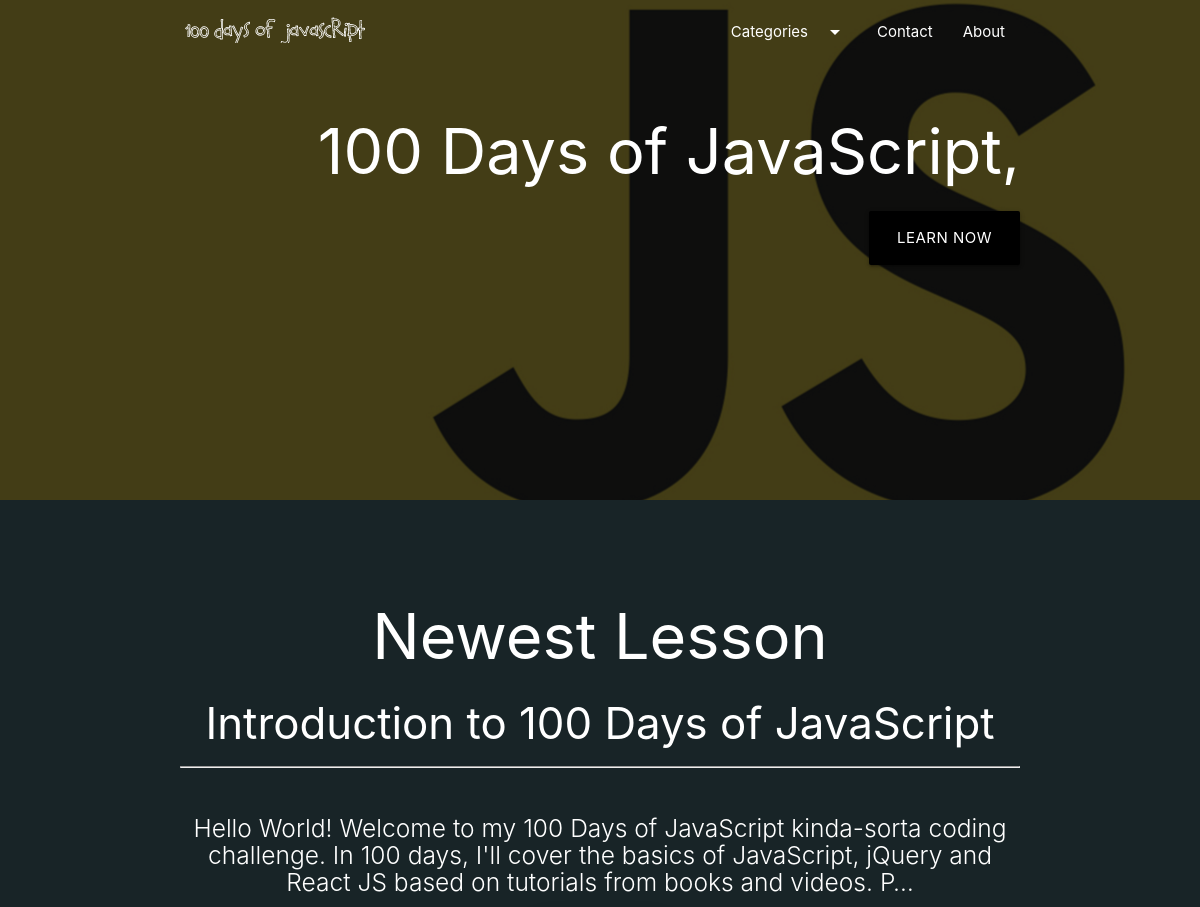
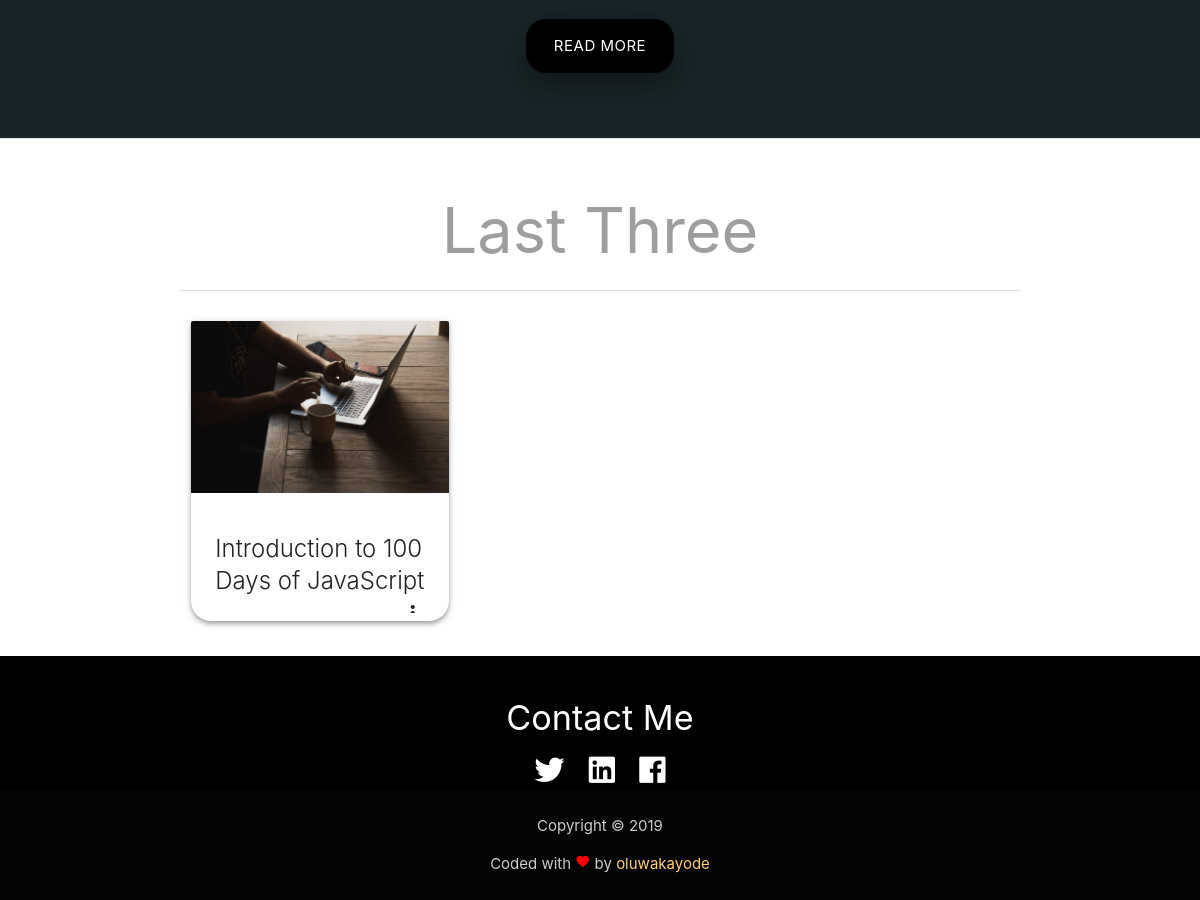
The page / on the database its author committed (2 pictures, top to bottom).
### main/models.py (models this page shows, shortened)
class Article(models.Model):
    title = models.CharField(max_length=200)
    slug = models.SlugField(max_length=200)
    body = models.TextField()
    category = models.ForeignKey(Category, on_delete=models.CASCADE)
    article_img = models.ImageField(blank=True, null=True, upload_to="images/")
    snippet_1 = models.TextField()
    snippet_2 = models.TextField(blank=True, null=True)
    snippet_3 = models.TextField(blank=True, null=True)
    timestamp = models.DateField(auto_now_add=True, blank=True, null=True)
    class Meta:
        get_latest_by = 'id'

### main/views.py (the view)
# urls.py: path('', views.index, name='index'),
def index(request):
   newest = Article.objects.latest()
   last_three = Article.objects.order_by("-id")[:3]
   context = {'newest': newest, 'last_three' : last_three}
   return render(request, 'main/index.html', context)

### main/templates/main/index.html (shortened to what this page needs)
{% extends 'main/base.html' %}
{% load static %}
{% block content %}
<div class="slider ind-slider">
    <ul class="slides">
        <li>
            <img src="{% static 'banner_js.png' %}">
            <div class="caption right-align">
                <h1>100 Days of JavaScript,</h1>
                <a href="/category/javascript"><button class="btn-large black white-text waves-effect waves-light">Learn Now</button></a>
            </div>
        </li>
    </ul>
</div>
{% if newest %}
<div class="section no-pad-bot" id="new" style="background: #182427;">
    <div class="container">
        <br><br>
        <h1 class="header center white-text">Newest Lesson</h1>
        <h3 class="header center white-text">{{ newest.title }}</h3>
        <hr><br>
        <div class="row center">
            <h5 class="header col s12 light white-text">{{ newest.body | truncatechars:200 }}</h5>
        </div>
        <div class="row center">
            <a href="{% url 'main:article' newest.slug %}" id="download-button"
                class="z-depth-4 btn-large waves-effect waves-light black more">Read More</a>
        </div>
        <br><br>
    </div>
</div>
<li class="divider"></li>
{% else %}
<p>No Articles Yet...</p>
{% endif %}
{% if last_three %}
<div class="section no-pad-bot" id="index-banner">
    <div class="container">
        <h1 class="center grey-text">Last Three</h1>
        <li class="divider"></li><br>
        <div class="cards">
            <div class="row">
                {% for article in last_three %}
                <div class="col s12 m6 l4 hover">
                    <div class="card small z-depth-2">
                        <div class="card-image waves-effect waves-block waves-light">
                            <img src="{{ article.article_img.url }}" alt="img" class="activator">
                        </div>
                        <div class="card-content">
                            <h5 class="card-title activator grey-text text-darken-4">{{ article.title }} <i
                                    class="material-icons right">more_vert</i></h5>
                        </div>
                    </div>
                </div>
                {% endfor %}
            </div>
        </div>
    </div>
</div>
{% else %}
<p>No articles yet</p>
{% endif %}
{% endblock content %}

### main/static/styles.css (style rules this page uses)
html { scroll-behavior: smooth; }
.cards .card { border-bottom-left-radius: 20px; border-bottom-right-radius: 20px; }
.more { border-radius: 20px; }

### rows shown on the page
Article: title "Introduction to 100 Days of JavaScript", body "Hello World! Welcome to my 100 Days of JavaScript kinda-sorta coding challenge. In 100 days, I'll cover the basics of JavaScript, jQuery and React JS based on tutorials from books and videos. P…", article_img (picture)
